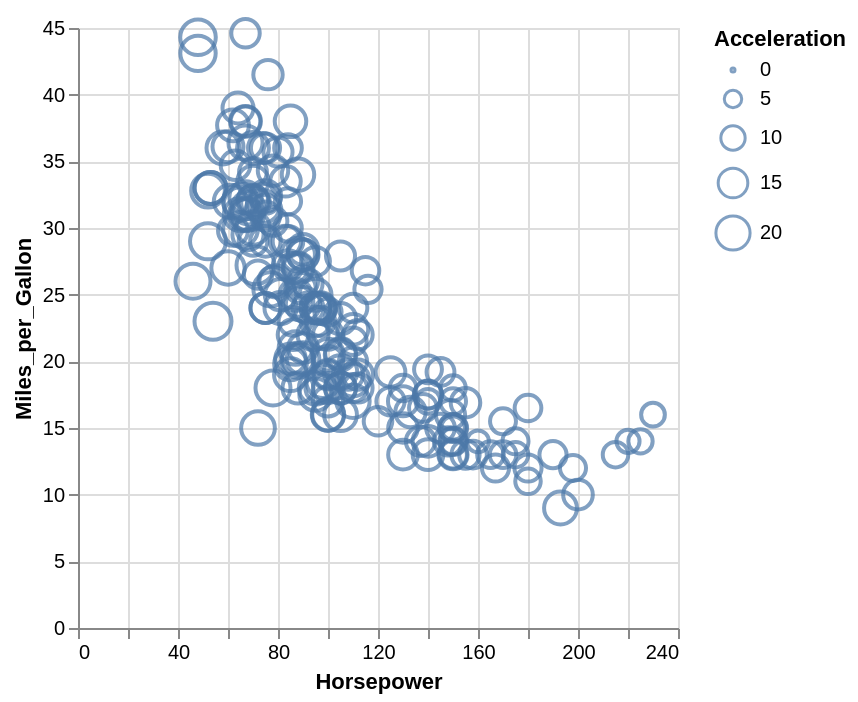

Source (Vega-Lite JSON):
### Vega-Lite specification from a JSON file in a GitHub repository (floating-point values rounded to 4 significant figures; data arrays with more than 128 entries replaced by an {"elided": "..."} marker saying what was removed)
{"$schema": "https://vega.github.io/schema/vega-lite/v6.json", "data": {"values": {"elided": "200 records"}}, "mark": "point", "encoding": {"x": {"field": "Horsepower", "type": "quantitative"}, "y": {"field": "Miles_per_Gallon", "type": "quantitative"}, "size": {"field": "Acceleration", "type": "quantitative"}}}
